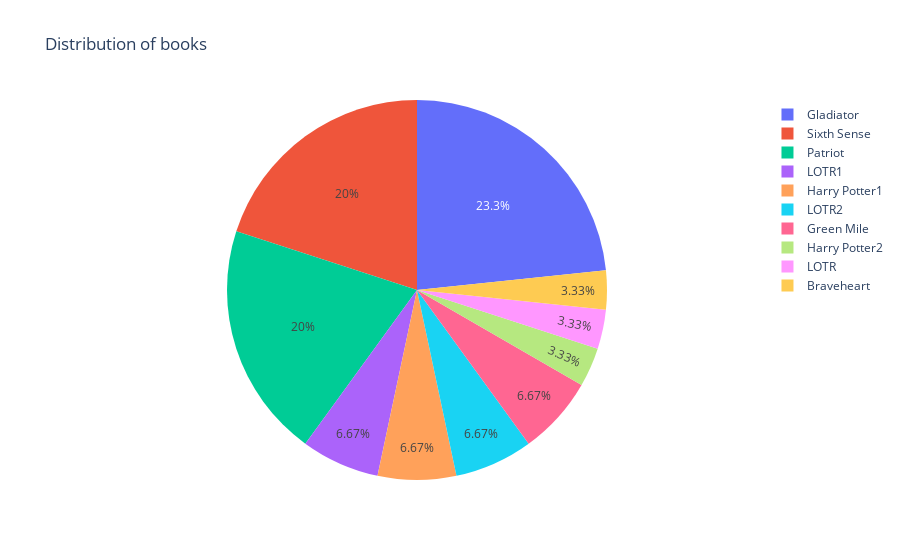

Here is the notebook cell this chart was saved with:
### Code cell
# Lets see whch is the most watched movies

fig=go.Figure()
fig.add_trace(go.Pie(labels=new_df.sum().index,values=new_df.sum().values))
fig.update_layout(autosize=False,title_text='Distribution of books')

### Figure 1 — Plotly figure (JSON) as saved in the notebook; plotly's stock layout.template omitted (floating-point values rounded to 4 significant figures)
{"data": [{"labels": ["Sixth Sense", "Gladiator", "LOTR1", "Harry Potter1", "Patriot", "LOTR2", "Harry Potter2", "LOTR", "Braveheart", "Green Mile"], "type": "pie", "values": [6, 7, 2, 2, 6, 2, 1, 1, 1, 2]}], "layout": {"autosize": false, "title": {"text": "Distribution of books"}}}
